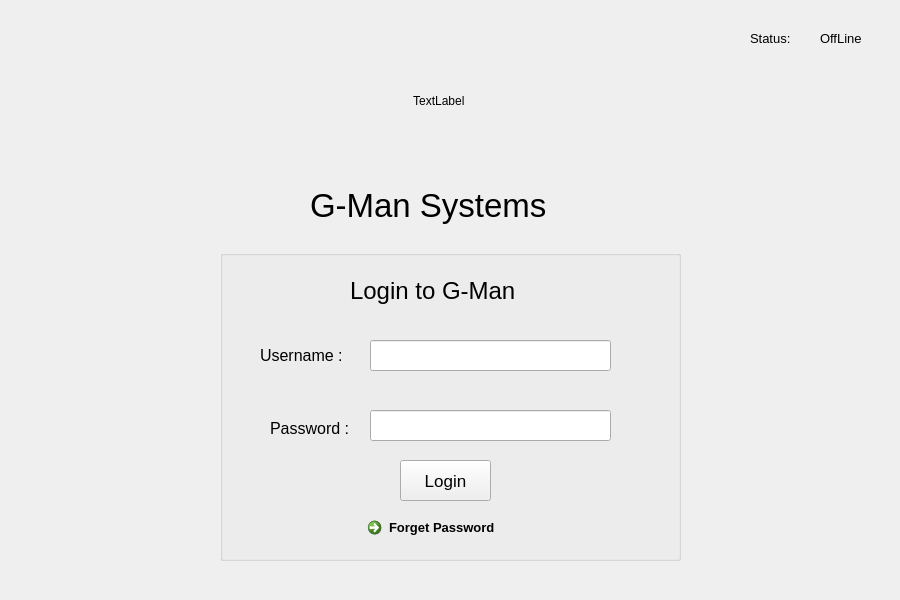
<?xml version="1.0" encoding="UTF-8"?>
<ui version="4.0">
 <class>Form</class>
 <widget class="QWidget" name="Form">
  <property name="enabled">
   <bool>true</bool>
  </property>
  <property name="geometry">
   <rect>
    <x>0</x>
    <y>0</y>
    <width>900</width>
    <height>600</height>
   </rect>
  </property>
  <property name="minimumSize">
   <size>
    <width>900</width>
    <height>600</height>
   </size>
  </property>
  <property name="maximumSize">
   <size>
    <width>900</width>
    <height>600</height>
   </size>
  </property>
  <property name="windowTitle">
   <string>Form</string>
  </property>
  <widget class="QGroupBox" name="groupBox">
   <property name="geometry">
    <rect>
     <x>220</x>
     <y>250</y>
     <width>461</width>
     <height>311</height>
    </rect>
   </property>
   <property name="title">
    <string/>
   </property>
   <widget class="QLineEdit" name="usernameinp">
    <property name="geometry">
     <rect>
      <x>150</x>
      <y>90</y>
      <width>241</width>
      <height>31</height>
     </rect>
    </property>
    <property name="font">
     <font>
      <pointsize>10</pointsize>
     </font>
    </property>
    <property name="inputMask">
     <string/>
    </property>
    <property name="text">
     <string/>
    </property>
    <property name="echoMode">
     <enum>QLineEdit::Normal</enum>
    </property>
   </widget>
   <widget class="QLabel" name="usernamelabel">
    <property name="geometry">
     <rect>
      <x>40</x>
      <y>90</y>
      <width>111</width>
      <height>31</height>
     </rect>
    </property>
    <property name="font">
     <font>
      <pointsize>12</pointsize>
     </font>
    </property>
    <property name="text">
     <string>Username : </string>
    </property>
   </widget>
   <widget class="QLineEdit" name="pwinp">
    <property name="geometry">
     <rect>
      <x>150</x>
      <y>160</y>
      <width>241</width>
      <height>31</height>
     </rect>
    </property>
    <property name="font">
     <font>
      <pointsize>10</pointsize>
     </font>
    </property>
    <property name="echoMode">
     <enum>QLineEdit::Password</enum>
    </property>
   </widget>
   <widget class="QLabel" name="pwlabel">
    <property name="geometry">
     <rect>
      <x>50</x>
      <y>170</y>
      <width>101</width>
      <height>16</height>
     </rect>
    </property>
    <property name="font">
     <font>
      <pointsize>12</pointsize>
     </font>
    </property>
    <property name="text">
     <string>Password : </string>
    </property>
   </widget>
   <widget class="QPushButton" name="loginButton">
    <property name="geometry">
     <rect>
      <x>180</x>
      <y>210</y>
      <width>91</width>
      <height>41</height>
     </rect>
    </property>
    <property name="font">
     <font>
      <pointsize>13</pointsize>
     </font>
    </property>
    <property name="text">
     <string>Login</string>
    </property>
    <property name="flat">
     <bool>false</bool>
    </property>
   </widget>
   <widget class="QLabel" name="label">
    <property name="geometry">
     <rect>
      <x>130</x>
      <y>10</y>
      <width>211</width>
      <height>61</height>
     </rect>
    </property>
    <property name="font">
     <font>
      <pointsize>18</pointsize>
     </font>
    </property>
    <property name="text">
     <string>Login to G-Man</string>
    </property>
   </widget>
   <widget class="QCommandLinkButton" name="forgetButton">
    <property name="geometry">
     <rect>
      <x>140</x>
      <y>260</y>
      <width>171</width>
      <height>41</height>
     </rect>
    </property>
    <property name="font">
     <font>
      <family>Segoe UI</family>
      <pointsize>10</pointsize>
     </font>
    </property>
    <property name="text">
     <string>Forget Password</string>
    </property>
   </widget>
   <widget class="QLabel" name="wrong">
    <property name="geometry">
     <rect>
      <x>120</x>
      <y>60</y>
      <width>231</width>
      <height>16</height>
     </rect>
    </property>
    <property name="text">
     <string/>
    </property>
   </widget>
  </widget>
  <widget class="QLabel" name="label_2">
   <property name="geometry">
    <rect>
     <x>390</x>
     <y>40</y>
     <width>121</width>
     <height>121</height>
    </rect>
   </property>
   <property name="text">
    <string>       TextLabel</string>
   </property>
  </widget>
  <widget class="QLabel" name="label_3">
   <property name="geometry">
    <rect>
     <x>310</x>
     <y>180</y>
     <width>291</width>
     <height>51</height>
    </rect>
   </property>
   <property name="font">
    <font>
     <family>MS Shell Dlg 2</family>
     <pointsize>25</pointsize>
    </font>
   </property>
   <property name="text">
    <string>G-Man Systems</string>
   </property>
  </widget>
  <widget class="QLabel" name="label_5">
   <property name="geometry">
    <rect>
     <x>750</x>
     <y>30</y>
     <width>61</width>
     <height>16</height>
    </rect>
   </property>
   <property name="font">
    <font>
     <pointsize>10</pointsize>
    </font>
   </property>
   <property name="text">
    <string>Status:</string>
   </property>
  </widget>
  <widget class="QLabel" name="status_2">
   <property name="geometry">
    <rect>
     <x>820</x>
     <y>30</y>
     <width>53</width>
     <height>16</height>
    </rect>
   </property>
   <property name="font">
    <font>
     <pointsize>10</pointsize>
    </font>
   </property>
   <property name="text">
    <string>OffLine</string>
   </property>
  </widget>
 </widget>
 <resources/>
 <connections/>
</ui>
